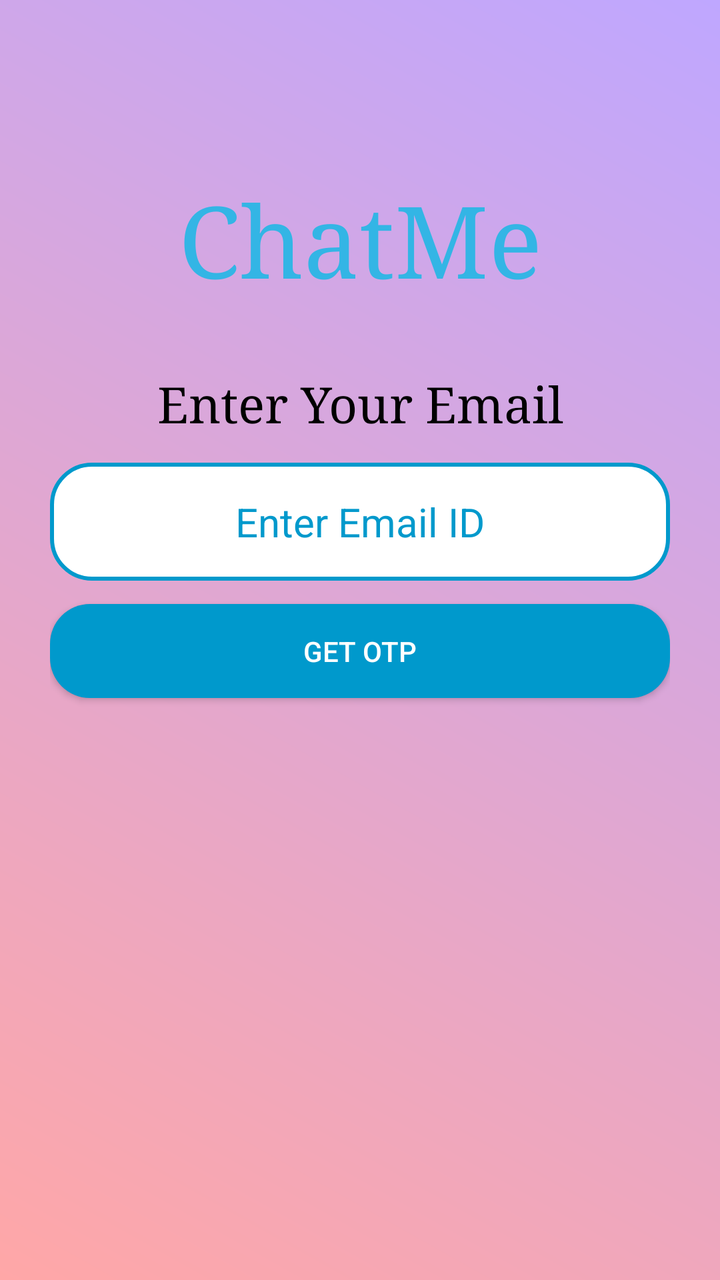
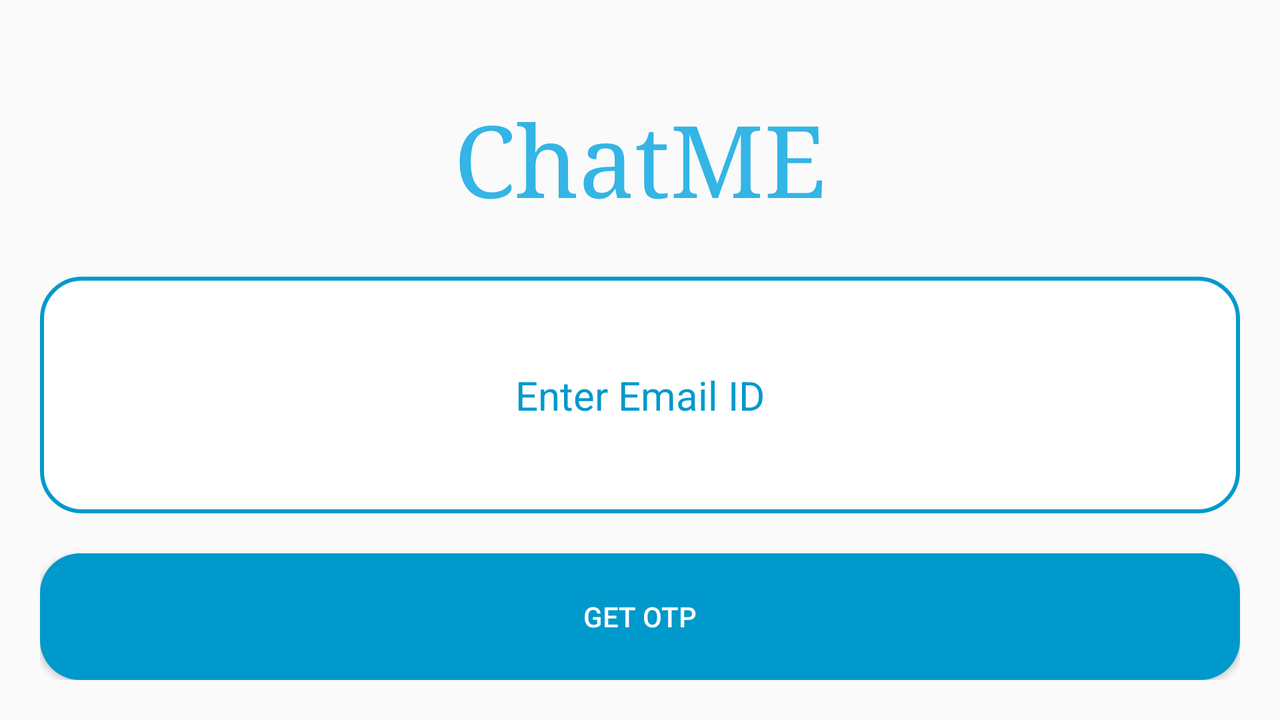

The same Android screen from two of the app's own layout files: first res/layout/ as a phone draws it, then the repository's variant for another configuration, drawn on a device whose configuration selects that folder. Both files follow.
<!-- AndroidManifest.xml: application theme AppTheme -->
<!-- res/layout/activity_forgot_password.xml -->
<?xml version="1.0" encoding="utf-8"?>
<LinearLayout xmlns:android="http://schemas.android.com/apk/res/android"
    xmlns:app="http://schemas.android.com/apk/res-auto"
    xmlns:tools="http://schemas.android.com/tools"
    android:layout_width="match_parent"
    android:layout_height="match_parent"
    tools:context=".ForgotPassword"
    android:orientation="vertical"
    android:padding="25dp"
    android:weightSum="10"
    android:background="@drawable/view_background">

    <View
        android:layout_width="match_parent"
        android:layout_height="0dp"
        android:layout_weight="1"
        android:id="@+id/View1"/>

    <TextView
        android:id="@+id/logotv"
        android:layout_width="match_parent"
        android:layout_height="0dp"
        android:layout_weight="1.2"
        android:gravity="center"
        android:text="ChatMe"
        android:textSize="50sp"
        android:fontFamily="serif"
        android:textColor="@android:color/holo_blue_light"/>

    <View
        android:layout_width="match_parent"
        android:layout_height="0dp"
        android:layout_weight="0.3"
        android:id="@+id/View2"/>

    <TextView
        android:layout_width="match_parent"
        android:layout_height="0dp"
        android:layout_weight="1"
        android:id="@+id/emailtext"
        android:text="Enter Your Email"
        android:fontFamily="serif"
        android:gravity="center"
        android:textSize="25sp"
        android:textColor="@android:color/black"/>

    <EditText
        android:layout_width="match_parent"
        android:layout_height="0dp"
        android:layout_weight="1"
        android:id="@+id/emailet"
        android:hint="Enter Email ID"
        android:textAlignment="center"
        android:textSize="20sp"
        android:inputType="textEmailAddress"
        android:background="@drawable/edittext_form"
        android:textColorHint="@android:color/holo_blue_dark"
        android:textColor="@android:color/black"/>

    <View
        android:layout_width="match_parent"
        android:layout_height="0dp"
        android:layout_weight="0.2"
        android:id="@+id/View3"/>

    <Button
        android:layout_width="match_parent"
        android:layout_height="0dp"
        android:layout_weight="0.8"
        android:text="Get OTP"
        android:id="@+id/get_otp_btn"
        android:textColor="#ffff"
        android:background="@drawable/button_form"/>

</LinearLayout>
<!-- resources referenced by this layout -->
<resources>
  <!-- drawable button_form (drawable) -->
  <?xml version="1.0" encoding="utf-8"?>
  <shape xmlns:android="http://schemas.android.com/apk/res/android" android:shape="rectangle">
      <corners android:radius="20dp"/>
      <solid android:color="@android:color/holo_blue_dark"/>
  </shape>
  <!-- drawable edittext_form (drawable) -->
  <?xml version="1.0" encoding="utf-8"?>
  <shape xmlns:android="http://schemas.android.com/apk/res/android" android:shape="rectangle">
      <solid android:color="#ffff"/>
      <corners android:radius="20dp"/>
      <stroke android:color="@android:color/holo_blue_dark" android:width="2dp"/>
  </shape>
  <!-- drawable view_background (drawable) -->
  <?xml version="1.0" encoding="utf-8"?>
  <shape xmlns:android="http://schemas.android.com/apk/res/android">
      <gradient android:startColor="#FFA7A7" android:endColor="#BFA7FF" android:angle="45"/>
  </shape>
  <style name="AppTheme" parent="Theme.AppCompat.Light.NoActionBar">
          
          <item name="colorPrimary">@android:color/holo_blue_light</item>
          <item name="colorPrimaryDark">@android:color/holo_blue_dark</item>
          <item name="colorAccent">@color/colorAccent</item>
  
      </style>
  <color name="colorAccent">#D81B60</color>
</resources>
<!-- res/layout-land/activity_forgot_password.xml (the repository's variant of the layout above) -->
<!-- drawn on the phone turned sideways -->
<?xml version="1.0" encoding="utf-8"?>
<LinearLayout xmlns:android="http://schemas.android.com/apk/res/android"
    xmlns:app="http://schemas.android.com/apk/res-auto"
    xmlns:tools="http://schemas.android.com/tools"
    android:layout_width="match_parent"
    android:layout_height="match_parent"
    tools:context=".ForgotPassword"
    android:orientation="vertical"
    android:padding="20dp"
    >


    <TextView
        android:id="@+id/logotv"
        android:layout_width="match_parent"
        android:layout_height="0dp"
        android:layout_weight="1.5"
        android:gravity="center"
        android:text="ChatME"
        android:textSize="50sp"
        android:fontFamily="serif"
        android:textColor="@android:color/holo_blue_light"/>




    <EditText
        android:layout_width="match_parent"
        android:layout_height="0dp"
        android:layout_weight="1.5"
        android:id="@+id/emailet"
        android:hint="Enter Email ID"
        android:textAlignment="center"
        android:textSize="20sp"
        android:inputType="textEmailAddress"
        android:background="@drawable/edittext_form"
        android:textColorHint="@android:color/holo_blue_dark"
        android:textColor="@android:color/black"/>


    <Button
        android:layout_width="match_parent"
        android:layout_height="0dp"
        android:layout_weight="0.8"
        android:text="Get OTP"
        android:id="@+id/get_otp_btn"
        android:textColor="#ffff"
        android:layout_marginTop="20dp"
        android:background="@drawable/button_form"/>



</LinearLayout>
<!-- resources referenced by the variant -->
<!-- as the phone turned sideways resolves them -->
<resources>
  <!-- drawable button_form (drawable) -->
  <?xml version="1.0" encoding="utf-8"?>
  <shape xmlns:android="http://schemas.android.com/apk/res/android" android:shape="rectangle">
      <corners android:radius="20dp"/>
      <solid android:color="@android:color/holo_blue_dark"/>
  </shape>
  <!-- drawable edittext_form (drawable) -->
  <?xml version="1.0" encoding="utf-8"?>
  <shape xmlns:android="http://schemas.android.com/apk/res/android" android:shape="rectangle">
      <solid android:color="#ffff"/>
      <corners android:radius="20dp"/>
      <stroke android:color="@android:color/holo_blue_dark" android:width="2dp"/>
  </shape>
  <style name="AppTheme" parent="Theme.AppCompat.Light.NoActionBar">
          
          <item name="colorPrimary">@android:color/holo_blue_light</item>
          <item name="colorPrimaryDark">@android:color/holo_blue_dark</item>
          <item name="colorAccent">@color/colorAccent</item>
  
      </style>
  <color name="colorAccent">#D81B60</color>
</resources>
